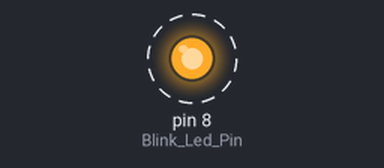
A sketch run on a simulated Arduino Uno, built with avr-gcc and run on an emulated ATmega328P. On the bench: output pins drawn as LEDs (lit = HIGH). Dashed ring = blinking.

Above: at 0.5 s.
Timing chart, 0 to 4.6 s (numbered marks = the images above):
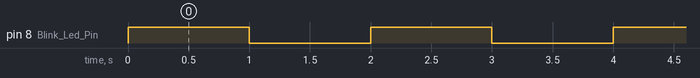

The sketch:

Nano_Led_Light.ino
```cpp
#define Blink_Led_Pin 8

// the setup function runs once when you press reset or power the board
void setup() {
  // initialize digital pin Blink_Led_Pin as an output.
  pinMode(Blink_Led_Pin, OUTPUT);    //定義Blink_Led_Pin為輸出腳位
}

// the loop function runs over and over again forever
void loop() {
  digitalWrite(Blink_Led_Pin, HIGH);   // 將腳位Blink_Led_Pin設定為高電位  turn the LED on (HIGH is the voltage level)
  delay(1000);              //休息1秒 wait for a second
  digitalWrite(Blink_Led_Pin, LOW);    // 將腳位Blink_Led_Pin設定為低電位  turn the LED off by making the voltage LOW
  delay(1000);              // 休息1秒 wait for a second
}
```

Measured:
- by itself, pin 8 (Blink_Led_Pin): alternates HIGH for 1.0 s and LOW for 1.0 s
